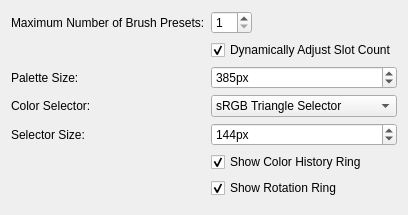
<?xml version="1.0" encoding="UTF-8"?>
<ui version="4.0">
 <class>WdgPopupPaletteSettings</class>
 <widget class="QWidget" name="WdgPopupPaletteSettings">
  <property name="geometry">
   <rect>
    <x>0</x>
    <y>0</y>
    <width>400</width>
    <height>183</height>
   </rect>
  </property>
  <property name="windowTitle">
   <string>Form</string>
  </property>
  <layout class="QFormLayout" name="formLayout">
   <item row="0" column="0">
    <widget class="QLabel" name="label_3">
     <property name="text">
      <string>Maximum Number of Brush Presets:</string>
     </property>
    </widget>
   </item>
   <item row="0" column="1">
    <widget class="QSpinBox" name="sbNumPresets">
     <property name="sizePolicy">
      <sizepolicy hsizetype="Fixed" vsizetype="Fixed">
       <horstretch>0</horstretch>
       <verstretch>0</verstretch>
      </sizepolicy>
     </property>
     <property name="minimum">
      <number>1</number>
     </property>
     <property name="maximum">
      <number>45</number>
     </property>
    </widget>
   </item>
   <item row="1" column="1">
    <widget class="QCheckBox" name="chkUseDynamicSlotCount">
     <property name="text">
      <string>Dynamically Adjust Slot Count</string>
     </property>
     <property name="checked">
      <bool>true</bool>
     </property>
    </widget>
   </item>
   <item row="2" column="0">
    <widget class="QLabel" name="label_6">
     <property name="text">
      <string>Palette Size:</string>
     </property>
    </widget>
   </item>
   <item row="2" column="1">
    <widget class="KisSliderSpinBox" name="sbPaletteSize" native="true">
     <property name="suffix" stdset="0">
      <string>px</string>
     </property>
     <property name="minimum" stdset="0">
      <number>380</number>
     </property>
     <property name="maximum" stdset="0">
      <number>550</number>
     </property>
     <property name="value" stdset="0">
      <number>385</number>
     </property>
    </widget>
   </item>
   <item row="3" column="0">
    <widget class="QLabel" name="label_4">
     <property name="text">
      <string>Color Selector:</string>
     </property>
    </widget>
   </item>
   <item row="3" column="1">
    <widget class="QComboBox" name="cmbSelectorType">
     <item>
      <property name="text">
       <string>sRGB Triangle Selector</string>
      </property>
     </item>
     <item>
      <property name="text">
       <string>Wide Gamut Selector</string>
      </property>
     </item>
    </widget>
   </item>
   <item row="4" column="0">
    <widget class="QLabel" name="label_5">
     <property name="text">
      <string>Selector Size:</string>
     </property>
    </widget>
   </item>
   <item row="4" column="1">
    <widget class="KisSliderSpinBox" name="sbSelectorSize" native="true">
     <property name="suffix" stdset="0">
      <string>px</string>
     </property>
     <property name="minimum" stdset="0">
      <number>100</number>
     </property>
     <property name="maximum" stdset="0">
      <number>240</number>
     </property>
     <property name="value" stdset="0">
      <number>144</number>
     </property>
    </widget>
   </item>
   <item row="5" column="1">
    <widget class="QCheckBox" name="chkShowColorHistory">
     <property name="text">
      <string>Show Color History Ring</string>
     </property>
     <property name="checked">
      <bool>true</bool>
     </property>
    </widget>
   </item>
   <item row="6" column="1">
    <widget class="QCheckBox" name="chkShowRotationTrack">
     <property name="text">
      <string>Show Rotation Ring</string>
     </property>
     <property name="checked">
      <bool>true</bool>
     </property>
    </widget>
   </item>
   <item row="7" column="0" colspan="2">
    <spacer name="verticalSpacer">
     <property name="orientation">
      <enum>Qt::Vertical</enum>
     </property>
     <property name="sizeHint" stdset="0">
      <size>
       <width>20</width>
       <height>40</height>
      </size>
     </property>
    </spacer>
   </item>
  </layout>
 </widget>
 <customwidgets>
  <customwidget>
   <class>KisSliderSpinBox</class>
   <extends>QSpinBox</extends>
   <header location="global">kis_slider_spin_box.h</header>
   <container>1</container>
  </customwidget>
 </customwidgets>
 <resources/>
 <connections/>
</ui>
